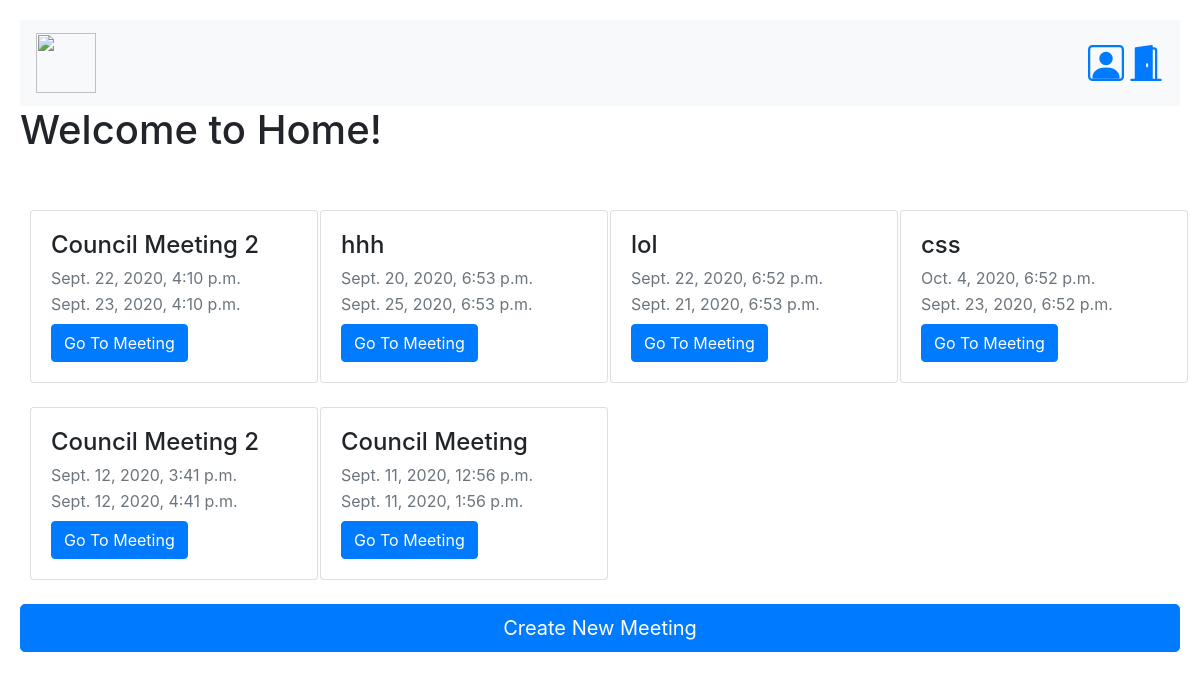
/home/ (signed in), run on the app's committed database.
### meeting/models.py (models this page shows)
class meeting(models.Model):
	meetingHeader = models.CharField(max_length=255, default="")
	startTime = models.DateTimeField(blank=False)
	endTime = models.DateTimeField(blank=False)
	createdOn = models.DateTimeField(auto_now_add=True)
	attendedBy = models.ManyToManyField(User)

### meeting/views.py (the view, shortened to what this page needs)
# urls.py: path('home/', meetingViews.home_view, name="home_view"),
def home_view(request):
	if request.user.is_authenticated:
		request.session['MeetingInFocus'] = None
		context = {
			'administratorStatus' : False
		}
		currentUser = loginModel.User.objects.get(username=request.user.username)
		meetings_list = meetingModel.meeting.objects.all().order_by("-createdOn")
		context['meetings_list'] = meetings_list
		if currentUser.administratorStatus:
			context['administratorStatus'] = True
		return render(request, 'home.html', context)
	else:
		return redirect('login_view')

### meeting/templates/home.html (shortened to what this page needs)
<!DOCTYPE html>
<html>
	<head>
		{% load static %}
		<link rel="stylesheet" type="text/css" href="{% static 'login/login.css' %}">
		<link rel="stylesheet" href="https://stackpath.bootstrapcdn.com/bootstrap/4.5.2/css/bootstrap.min.css">
	</head>
	<body>
		<nav class="navbar navbar-light bg-light">
	  		<a class="navbar-brand" href="{% url 'home_view' %}">
	    		<img src="{% static 'login/cssLogo.png' %}" width="60" height="60" class="d-inline-block align-top" alt="">
	  		</a>
	  		<div>
	  		<a href="{% url 'account_view' %}" class="ml-auto">
</a>
	  		<a href="{% url 'logout_view' %}"></a>
			</div>
		</nav>
		<h1>Welcome to Home!</h1>
		<br><br>
		<div class="rows">
			{% for meeting in meetings_list %}
				<div class="column">
					<div class="card" style="width: 18rem;">
						<div class="card-body">
							<h4 class="card-title">{{ meeting.meetingHeader }}</h4>
							<p class="card-subtitle mb-2 text-muted">{{ meeting.startTime }}</p>
							<p class="card-subtitle mb-2 text-muted">{{ meeting.endTime }}</p>
							<form method="POST">
								<button class="btn btn-primary" type="submit" name="{{ meeting.id }}">Go To Meeting</button>
							</form>
						</div>
					</div>
					<br>
				</div>
			{% endfor %}
		</div>
		<form method="POST">
			{% if administratorStatus %}
				<button type="submit" name="create_new_meeting" class="btn btn-primary btn-lg btn-block">Create New Meeting</button>
			{% else %}
				<button disabled type="submit" name="create_new_meeting" class="btn btn-primary btn-lg btn-block">Create New Meeting</button>
			{% endif %}
		</form>
	</body>
</html>

### login/static/login/login.css (style rules this page uses)
body { padding:20px; }
.column { float: left; width: 25%; padding: 0 10px; }

### data on the page
meeting: meetingHeader "Council Meeting 2", startTime "Sept. 22, 2020, 4:10 p.m.", endTime "Sept. 23, 2020, 4:10 p.m."
meeting: meetingHeader "hhh", startTime "Sept. 20, 2020, 6:53 p.m.", endTime "Sept. 25, 2020, 6:53 p.m."
meeting: meetingHeader "lol", startTime "Sept. 22, 2020, 6:52 p.m.", endTime "Sept. 21, 2020, 6:53 p.m."
meeting: meetingHeader "css", startTime "Oct. 4, 2020, 6:52 p.m.", endTime "Sept. 23, 2020, 6:52 p.m."
meeting: meetingHeader "Council Meeting 2", startTime "Sept. 12, 2020, 3:41 p.m.", endTime "Sept. 12, 2020, 4:41 p.m."
meeting: meetingHeader "Council Meeting", startTime "Sept. 11, 2020, 12:56 p.m.", endTime "Sept. 11, 2020, 1:56 p.m."
